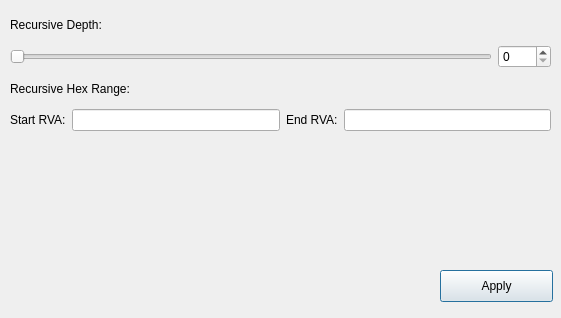
<?xml version="1.0" encoding="UTF-8"?>
<ui version="4.0">
 <class>UVMSEOptionDialog</class>
 <widget class="QDialog" name="UVMSEOptionDialog">
  <property name="geometry">
   <rect>
    <x>0</x>
    <y>0</y>
    <width>561</width>
    <height>318</height>
   </rect>
  </property>
  <property name="windowTitle">
   <string>Sample Options</string>
  </property>
  <widget class="QPushButton" name="pushButtonApply">
   <property name="geometry">
    <rect>
     <x>440</x>
     <y>270</y>
     <width>113</width>
     <height>32</height>
    </rect>
   </property>
   <property name="text">
    <string>Apply</string>
   </property>
  </widget>
  <widget class="QWidget" name="">
   <property name="geometry">
    <rect>
     <x>10</x>
     <y>10</y>
     <width>541</width>
     <height>121</height>
    </rect>
   </property>
   <layout class="QVBoxLayout" name="verticalLayout">
    <item>
     <widget class="QLabel" name="label">
      <property name="text">
       <string>Recursive Depth:</string>
      </property>
     </widget>
    </item>
    <item>
     <layout class="QHBoxLayout" name="horizontalLayout" stretch="9,1">
      <item>
       <widget class="QSlider" name="horizontalSliderDepth">
        <property name="toolTip">
         <string>Recursive sample depth in this module.</string>
        </property>
        <property name="maximum">
         <number>999</number>
        </property>
        <property name="orientation">
         <enum>Qt::Horizontal</enum>
        </property>
        <property name="tickInterval">
         <number>1</number>
        </property>
       </widget>
      </item>
      <item>
       <widget class="QSpinBox" name="spinBoxDepth">
        <property name="maximum">
         <number>999</number>
        </property>
       </widget>
      </item>
     </layout>
    </item>
    <item>
     <widget class="QLabel" name="label_2">
      <property name="text">
       <string>Recursive Hex Range:</string>
      </property>
     </widget>
    </item>
    <item>
     <layout class="QHBoxLayout" name="horizontalLayout_2">
      <item>
       <widget class="QLabel" name="label_3">
        <property name="text">
         <string>Start RVA:</string>
        </property>
       </widget>
      </item>
      <item>
       <widget class="QLineEdit" name="lineEditStart">
        <property name="toolTip">
         <string>Recursive sample start rva in this module.</string>
        </property>
       </widget>
      </item>
      <item>
       <widget class="QLabel" name="label_4">
        <property name="text">
         <string>End RVA:</string>
        </property>
       </widget>
      </item>
      <item>
       <widget class="QLineEdit" name="lineEditEnd">
        <property name="toolTip">
         <string>Recursive sample end rva in this module.</string>
        </property>
       </widget>
      </item>
     </layout>
    </item>
   </layout>
  </widget>
 </widget>
 <resources/>
 <connections/>
</ui>
